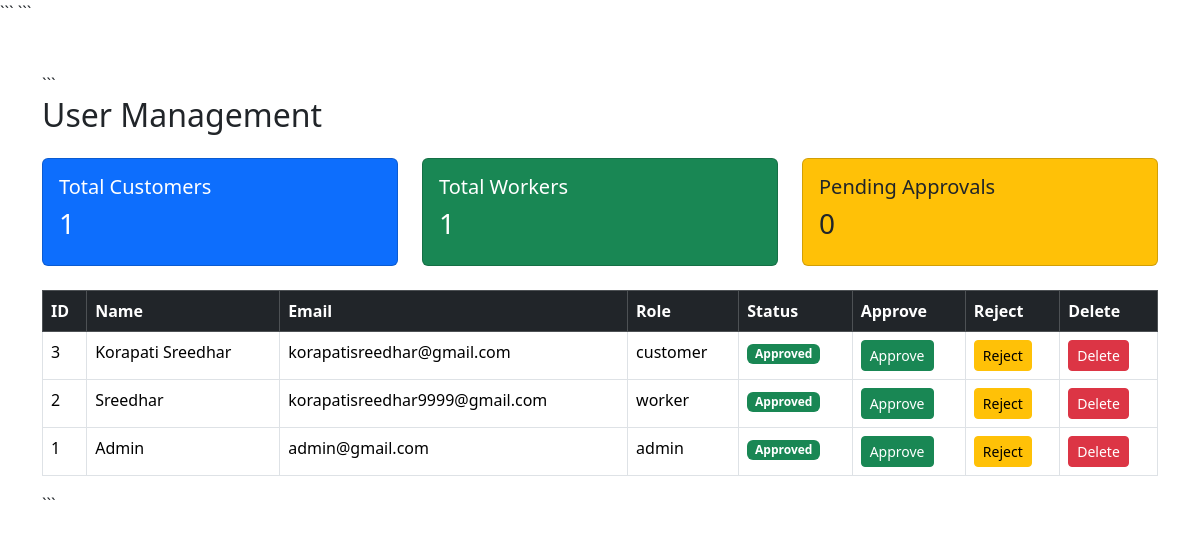
The page /admin-users (signed in) on the database as committed earlier.
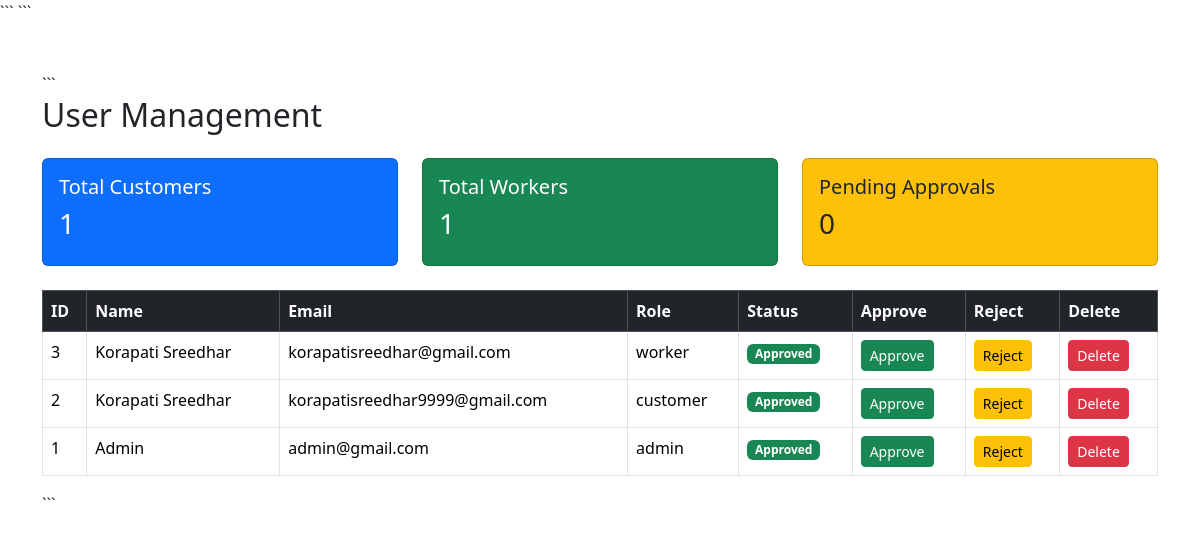
The same page on the database as committed later.
### tables this page shows
CREATE TABLE users(
    id INTEGER PRIMARY KEY AUTOINCREMENT,
    name TEXT NOT NULL,
    email TEXT UNIQUE NOT NULL,
    password TEXT NOT NULL,
    role TEXT DEFAULT 'customer',
    phone TEXT,
    address TEXT,
    profession TEXT,
    experience TEXT,
    status TEXT DEFAULT 'pending',
    created_at TIMESTAMP DEFAULT CURRENT_TIMESTAMP
);

### app.py (the view)
@app.route("/admin-users")
def admin_users():
    if "user_id" not in session:
        return redirect(url_for("login"))
    if session["role"] != "admin":
        return redirect(url_for("dashboard"))
    conn = get_db_connection()
    users = conn.execute("""
        SELECT *
        FROM users
        ORDER BY id DESC
    """).fetchall()
    total_customers = conn.execute("""
        SELECT COUNT(*)
        FROM users
        WHERE role='customer'
    """).fetchone()[0]
    total_workers = conn.execute("""
        SELECT COUNT(*)
        FROM users
        WHERE role='worker'
    """).fetchone()[0]
    pending_users = conn.execute("""
        SELECT COUNT(*)
        FROM users
        WHERE status='pending'
    """).fetchone()[0]
    conn.close()
    return render_template(
        "admin/users.html",
        users=users,
        total_customers=total_customers,
        total_workers=total_workers,
        pending_users=pending_users
    )

### app.py (called while the page is built)
def get_db_connection():
    conn = sqlite3.connect(DATABASE)
    conn.row_factory = sqlite3.Row
    return conn

### templates/admin/users.html (shortened to what this page needs)
<!DOCTYPE html>
<html>
<head>
<link href="https://cdn.jsdelivr.net/npm/bootstrap@5.3.3/dist/css/bootstrap.min.css" rel="stylesheet">
```
</head>
<body>
<div class="container mt-5">
```
<h2 class="mb-4">User Management</h2>
<div class="row mb-4">
    <div class="col-md-4">
        <div class="card bg-primary text-white">
            <div class="card-body">
                <h5>Total Customers</h5>
                <h3>{{ total_customers }}</h3>
            </div>
        </div>
    </div>
    <div class="col-md-4">
        <div class="card bg-success text-white">
            <div class="card-body">
                <h5>Total Workers</h5>
                <h3>{{ total_workers }}</h3>
            </div>
        </div>
    </div>
    <div class="col-md-4">
        <div class="card bg-warning text-dark">
            <div class="card-body">
                <h5>Pending Approvals</h5>
                <h3>{{ pending_users }}</h3>
            </div>
        </div>
    </div>
</div>
<table class="table table-bordered table-hover">
    <thead class="table-dark">
        <tr>
            <th>ID</th>
            <th>Name</th>
            <th>Email</th>
            <th>Role</th>
            <th>Status</th>
            <th>Approve</th>
            <th>Reject</th>
            <th>Delete</th>
        </tr>
    </thead>
    <tbody>
        {% for user in users %}
        <tr>
            <td>{{ user.id }}</td>
            <td>{{ user.name }}</td>
            <td>{{ user.email }}</td>
            <td>{{ user.role }}</td>
            <td>
                {% if user.status == 'approved' %}
                    <span class="badge bg-success">
                        Approved
                    </span>
                {% elif user.status == 'rejected' %}
                    <span class="badge bg-danger">
                        Rejected
                    </span>
                {% else %}
                    <span class="badge bg-warning text-dark">
                        Pending
                    </span>
                {% endif %}
            </td>
            <td>
                <a href="/approve-user/{{ user.id }}"
                   class="btn btn-success btn-sm">
                   Approve
                </a>
            </td>
            <td>
                <a href="/reject-user/{{ user.id }}"
                   class="btn btn-warning btn-sm">
                   Reject
                </a>
            </td>
            <td>
                <a href="/delete-user/{{ user.id }}"
                   class="btn btn-danger btn-sm"
                   onclick="return confirm('Delete this user?')">
                   Delete
                </a>
            </td>
        </tr>
        {% endfor %}
    </tbody>
</table>
```
</div>
</body>
</html>

Rows that differ between the two databases and show on the page:
changed users "korapatisreedhar@gmail.com": role "customer" → "worker"
changed users "korapatisreedhar9999@gmail.com": name "Sreedhar" → "Korapati Sreedhar"; role "worker" → "customer"
